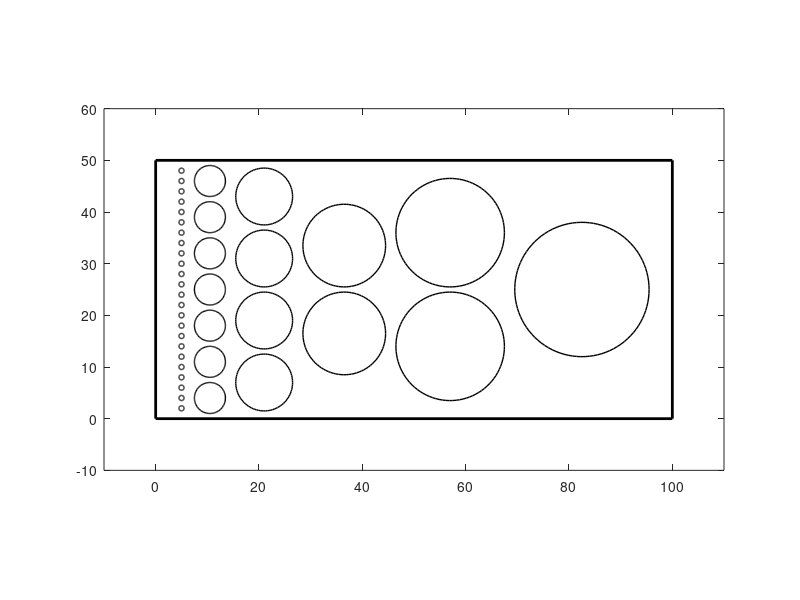

Reproduce this figure in MATLAB.
clear; close all; clc;

%% problem setup
wide = 50;
long = 100;

circ_d = [1 6 11 16 21 26];
x_dist = 2;
y_dist = 1;
edge_lim = 1;

%% number of holes
for i = 1:length(circ_d)
   num(i) =  floor((50 - 2*edge_lim - circ_d(i))/(circ_d(i) + y_dist)) + 1;
end

%% real dege

x_edge = (long -sum(circ_d) - (length(circ_d)-1)*x_dist)/2;

for i = 1:length(circ_d)
    y_edge(i) = (wide - num(i)*circ_d(i) - (num(i)-1)*y_dist)/2;  
end

%% plot
t = linspace(0, 2*pi,100);
unit_circ = [cos(t);sin(t);ones(1,length(t))];

figure(1)
plot([0 long long 0 0],[0 0 wide wide 0],'k','linewidth',2)
hold on
for i = 1:length(circ_d)
    d = circ_d(i);
    S = diag([d/2,d/2,1]);
    for j = 1:num(i)
        T = [1, 0, x_edge + d/2 + (i-1)*x_dist + sum(circ_d(1:i-1)); 
             0, 1, y_edge(i) + d/2 + (j-1)*(y_dist + d); 
             0, 0, 1];
        target_circ = (T*S)*unit_circ;
        plot(target_circ(1,:),target_circ(2,:),'k','linewidth',1)
    end
end
xlim([-10 110])
ylim([-10 60])
axis equal


